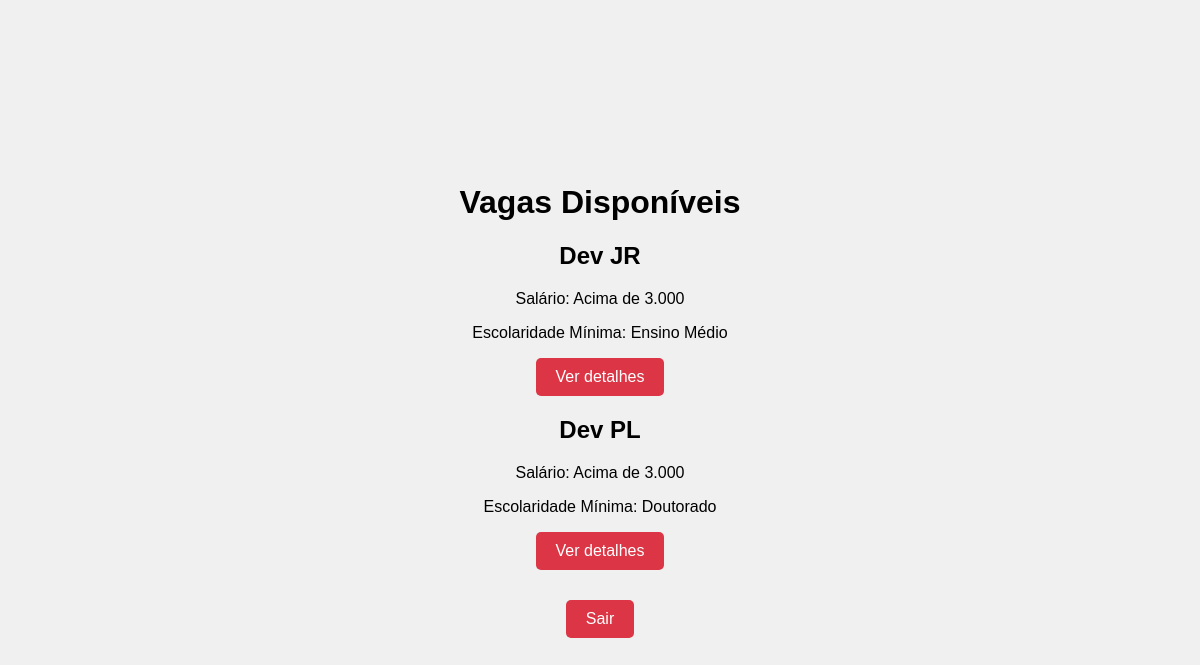
/home/vagas/, run on an earlier commit of the app's database.
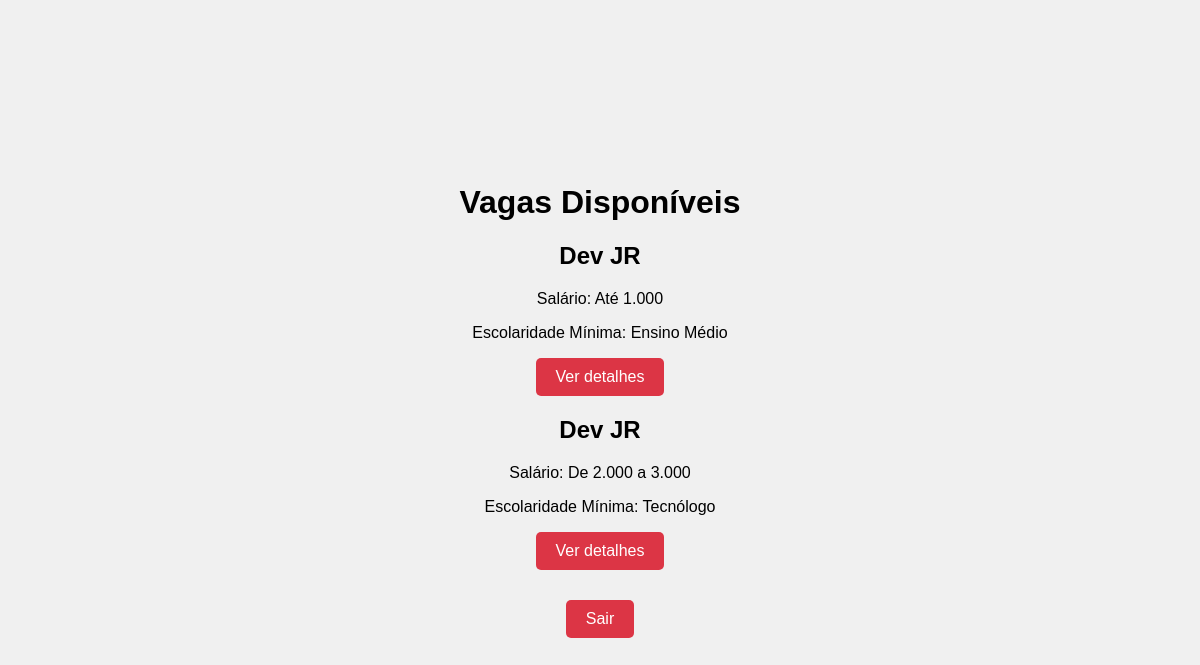
And on a later commit of the database.
### app_vagas/models.py (models this page shows, shortened)
class Vagas(models.Model):
    nome = models.CharField(max_length=100)
    faixa_salarial = models.IntegerField(choices=FAIXA_SALARIAL_CHOICES)
    escolaridade_minima = models.IntegerField(choices=ESCOLARIDADE_CHOICES)
    requisitos = models.TextField()
    empresa = models.ForeignKey(Empresa, related_name="vagas", on_delete=models.CASCADE)

### app_vagas/views.py (the view)
# urls.py: path("vagas/", views.vagas, name="vagas"),
def vagas(request):
    context = {}
    vagas_disponiveis = Vagas.objects.all()
    if vagas_disponiveis:
        context = {"vagas": vagas_disponiveis}
        return render(request, "vagas.html", context)
    else:
        context["aviso"] = " Não ha vagas cadastradas ainda"
        return render(request, "vagas.html", context)

### projeto_vagas/templates/vagas.html (shortened to what this page needs)
<!DOCTYPE html>
{%load static%}
<html>
<head>
    <link rel="stylesheet" type="text/css" href="{% static 'css/vagas.css' %}">
</head>
<body>
    <div class="container">
        <h1>Vagas Disponíveis</h1>
        <div class="vagas">
            {% for vaga in vagas %}
            <div class="vaga">
                <h2>{{ vaga.nome }}</h2>
                <p>Salário: {{ vaga.get_faixa_salarial_display }}</p>
                <p>Escolaridade Mínima: {{ vaga.get_escolaridade_minima_display}}</p>
                <a href="{% url 'detalhes_vaga' vaga.id %}">
                    <button>Ver detalhes</button>
                </a>
            </div>
            {% endfor %}
        </div>
        <div class="logout-button">
            <a href="{% url 'logout_view' %}">
                <button>Sair</button>
            </a>
        </div>
    </div>
</body>
</html>

### projeto_vagas/static/css/vagas.css (style rules this page uses)
body { font-family: Arial, sans-serif; margin: 0; padding: 0; display: flex; align-items: center; justify-content: center; height: 100vh; background-color: #f0f0f0; }
.container { max-width: 800px; padding: 20px; text-align: center; }
h1, h2, h3 { text-align: center; }
.logout-button { margin-top: 30px; }
a { display: block; text-align: center; }
button { background-color: #dc3545; color: #fff; padding: 10px 20px; border: none; border-radius: 5px; cursor: pointer; font-size: 16px; }

What changed in the data, as far as the page shows it:
removed Vagas: nome "Dev JR", faixa_salarial "Acima de 3.000", escolaridade_minima "Ensino Médio"
removed Vagas: nome "Dev PL", faixa_salarial "Acima de 3.000", escolaridade_minima "Doutorado"
added Vagas: nome "Dev JR", faixa_salarial "Até 1.000", escolaridade_minima "Ensino Médio"
added Vagas: nome "Dev JR", faixa_salarial "De 2.000 a 3.000", escolaridade_minima "Tecnólogo"
